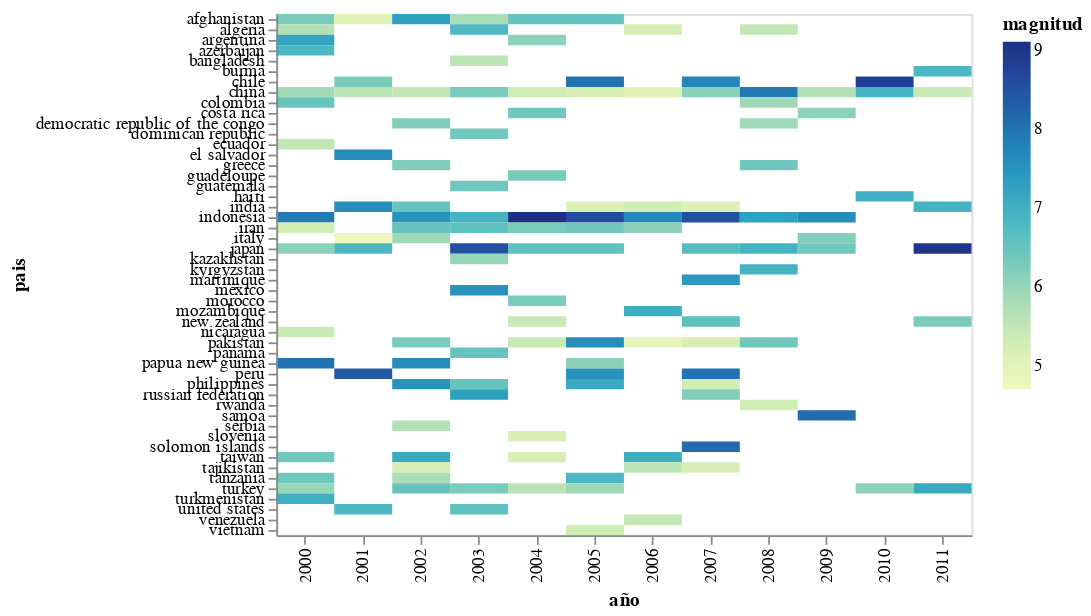

The notebook cell saved with this chart:
### Markdown cell above
Sin embargo, esto se vería mucho mejor con una visualización, que es lo que veremos en el próximo módulo.

### Code cell
import altair as alt
alt.themes.enable('opaque')

alt.Chart(
    eqk.groupby(["pais", "año"])["magnitud"].max().reset_index()
).mark_rect().encode(
    x='año:O',
    y='pais:N',
    color='magnitud:Q'
)

### Figure 1 — Vega-Lite specification as saved in the notebook (floating-point values rounded to 4 significant figures; data arrays with more than 128 entries replaced by an {"elided": "..."} marker saying what was removed)
{"$schema": "https://vega.github.io/schema/vega-lite/v3.4.0.json", "config": {"background": "white", "mark": {"tooltip": null}, "view": {"height": 300, "width": 400}}, "data": {"name": "data-e9d3ad42f6b649effd06db8d98d6544c"}, "datasets": {"data-e9d3ad42f6b649effd06db8d98d6544c": {"elided": "134 records"}}, "encoding": {"color": {"field": "magnitud", "type": "quantitative"}, "x": {"field": "año", "type": "ordinal"}, "y": {"field": "pais", "type": "nominal"}}, "mark": "rect"}
